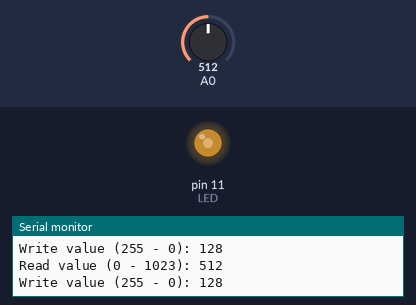
The sketch below on a simulated Arduino Uno, built with avr-gcc and run on an emulated ATmega328P. Parts: output pins drawn as LEDs (lit = HIGH), the last lines printed to the serial monitor. The test bench sets the inputs (shaded band); at power-on: A0 = 512.

Above: at 1.8 s.
1.9 s: A0 set to 306
At 3.3 s:
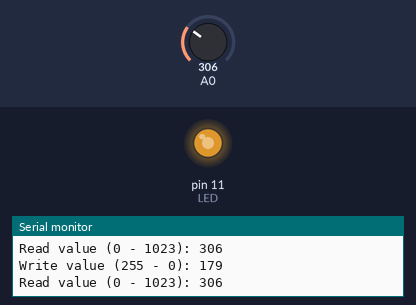
4.1 s: A0 set to 245
At 6.8 s:
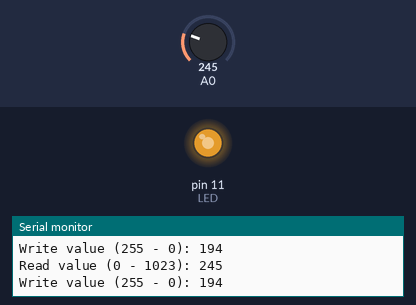
7.1 s: A0 set to 900
At 9.0 s:
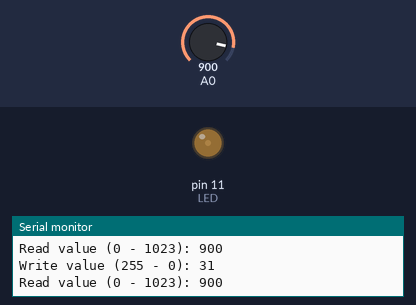
10.1 s: A0 set to 511
At 12.5 s:
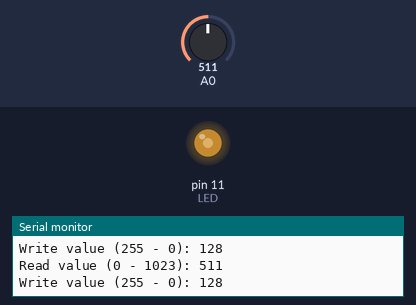
Timing chart, 0 to 14.0 s (numbered marks = the images above; inputs shaded):
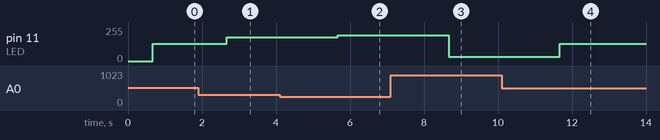

Measured:
- after the input at 1.9 s, pin 11 (LED): 128/255 → 179/255 after 0.77 s
- after the input at 4.1 s, pin 11 (LED): 179/255 → 194/255 after 1.6 s
- after the input at 7.1 s, pin 11 (LED): 194/255 → 31/255 after 1.6 s
- after the input at 10.1 s, pin 11 (LED): 31/255 → 128/255 after 1.6 s

The sketch:

Lab_3_Photo-Resistor.ino
```cpp
/* Pins */
const byte
LED = 11,

/* Constant values */
minVal = 0, aMaxVal = 255;

const int
dMaxVal = 1023, waitTime = 333;

void setup()
{
  pinMode(LED, OUTPUT);
  Serial.begin(9600);
}

void loop()
{
  int pResistorVal = analogRead(A0);

  Serial.print("Read value (0 - 1023): ");
  Serial.println(pResistorVal);
  delay(waitTime);

  byte wLED = map(pResistorVal, minVal, dMaxVal, aMaxVal, minVal);

  Serial.print("Write value (255 - 0): ");
  Serial.println(wLED);
  delay(waitTime);

  analogWrite(LED, wLED);
  delay(waitTime); // Wait for 1000 millisecond(s)
}
```
